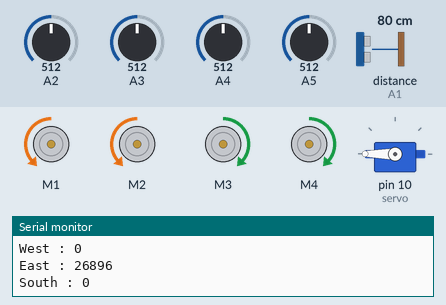
Bench run of a sketch on a simulated Arduino Uno, built with avr-gcc and run on an emulated ATmega328P. Parts: 4 × DC motor (green arrow = forward, orange = backward, longer = faster), servo, the last lines printed to the serial monitor. Wiring (inferred from the names in the program): ultrasonic range finder: trigger A0; echo A1. The test bench sets the inputs (shaded band); at power-on: A3 = 512, distance to the obstacle (sensor on A1) 80 cm, A5 = 512, A2 = 512, A4 = 512. The echo pulse lasts 58.3 µs per cm.

Above: at 1.2 s.
1.3 s: A3 set to 111
4.3 s: A3 set to 93
At 4.8 s:
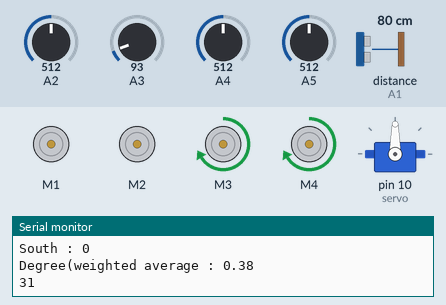
5.9 s: distance to the obstacle (sensor on A1) set to 45 cm
7.4 s: distance to the obstacle (sensor on A1) set to 38 cm
At 8.7 s:
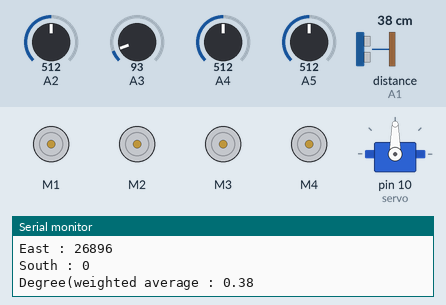
9.0 s: distance to the obstacle (sensor on A1) set to 60 cm
At 10.3 s:
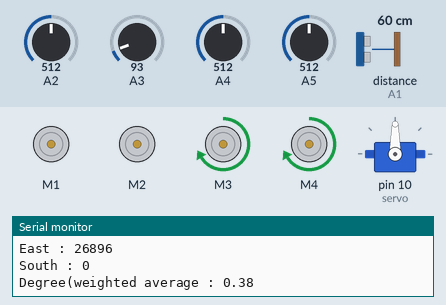
10.6 s: A5 set to 106
13.6 s: A5 set to 92
At 14.8 s:
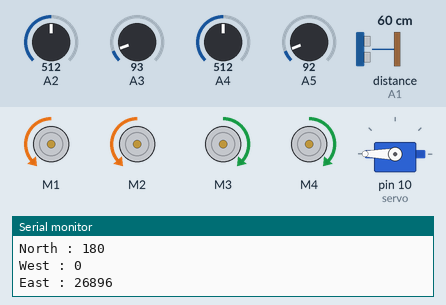
Timing chart, 0 to 16.5 s (numbered marks = the images above; inputs shaded):
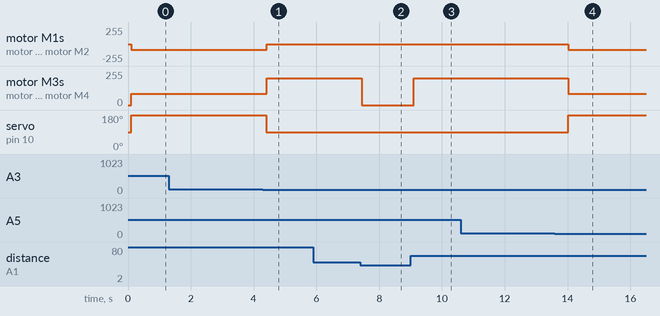

Measured:
- the behaviour switches between 101 and 100 on A3 (found by bisection; images 0 and 1)
- the behaviour switches between 41 and 40 cm on distance to the obstacle (sensor on A1) (found by bisection; images 1 and 2)
- the behaviour switches between 101 and 100 on A5 (found by bisection; images 3 and 4)
- after the input at 4.3 s, motor M1, motor M2: backward 85/255 → stopped after 0.12 s; motor M3, motor M4: forward 85/255 → forward 200/255 after 0.12 s; servo on pin 10 (servo): 180° → 90° after 0.11 s
- after the input at 7.4 s, motor M3, motor M4: forward 200/255 → stopped after 0.05 s
- after the input at 9.0 s, motor M3, motor M4: stopped → forward 200/255 after 0.11 s
- after the input at 13.6 s, motor M1, motor M2: stopped → backward 85/255 after 0.42 s; motor M3, motor M4: forward 200/255 → forward 85/255 after 0.42 s; servo on pin 10 (servo): 90° → 180° after 0.42 s

The sketch:

Main_code.ino
```cpp
#include <Wire.h>
#include <NewPing.h>
#include <AFMotor.h>
#include <Servo.h>

AF_DCMotor motorone(1, MOTOR12_64KHZ);
AF_DCMotor motortwo(2, MOTOR12_64KHZ);
AF_DCMotor motorthree(3, MOTOR12_64KHZ);
AF_DCMotor motorfour(4, MOTOR12_64KHZ);
Servo servo;

//GLOBAL VARIABLES//
int minValue = 200;
long distance = 0;
double aveDeg[3] = { -1, -1, -1};
const int trigPin = A0;
const int echoPin = A1;

void setup() {

  motorone.setSpeed(0);
  motortwo.setSpeed(0);
  motorthree.setSpeed(0);
  motorfour.setSpeed(0);

  Serial.begin(9600);

  servo.attach(10);
  servo.write(90);
}

void sonar() {
  int duration = 0;
  pinMode(trigPin, OUTPUT);
  digitalWrite(trigPin, LOW);
  delayMicroseconds(2);
  digitalWrite(trigPin, HIGH);
  delayMicroseconds(10);
  digitalWrite(trigPin, LOW);
  pinMode(echoPin, INPUT);
  duration = pulseIn(echoPin, HIGH);
  distance = microsecondsToInches(duration);
  duration = 0;
}

void stop() {
  motorone.run(RELEASE);
  motortwo.run(RELEASE);
  motorthree.run(RELEASE);
  motorfour.run(RELEASE);
}

long microsecondsToInches(long microseconds) {
  return microseconds / 74 / 2;
}

long microsecondsToCentimeters(long microseconds) {
  return microseconds / 29 / 2;
}

void changeSpeedSpecial(int degree) {
  if (degree == 0.00) {

    motorone.setSpeed(85);
    motortwo.setSpeed(85);
    motorthree.setSpeed(85);
    motorfour.setSpeed(85);
    //turn servo east and poll
    servo.write(180);
    delay(3);
    sonar();

    if (distance < 15) {
      stop();
      delay(50);
      return;
    }

    motorone.run(RELEASE);
    motortwo.run(RELEASE);
    motorthree.run(FORWARD);
    motorfour.run(FORWARD);
    motorone.run(BACKWARD);
    motortwo.run(BACKWARD);
    Serial.println("Left");

  } else if (degree == 180.00) {

    motorone.setSpeed(85);
    motortwo.setSpeed(85);
    motorthree.setSpeed(85);
    motorfour.setSpeed(85);
    //turn servo west and poll
    servo.write(0);
    delay(3);
    sonar();

    if (distance < 15) {
      stop();
      delay(50);
      return;
    }

    motorthree.run(RELEASE);
    motorfour.run(RELEASE);
    motorone.run(FORWARD);
    motortwo.run(FORWARD);
    motorthree.run(BACKWARD);
    motorfour.run(BACKWARD);

  } else {
    motorone.setSpeed(200);
    motortwo.setSpeed(200);
    motorthree.setSpeed(200 + 15);
    motorfour.setSpeed(200 + 15);
    //turn servo forward and poll
    servo.write(90);
    delay(1);
    sonar();

    if (distance < 15) {
      stop();
      delay(50);
      return;
    }

    motorone.run(FORWARD);
    motortwo.run(FORWARD);
    motorthree.run(FORWARD);
    motorfour.run(FORWARD);

  }
}

void changeSpeed(int degree) {
  int speedLeft = 200;
  int speedRight = 200;

  if (degree == -1.00) {
    stop();
    delay(50);
    return;
  } else if (degree > 90) { //if the person is to the left

    //turn servo north west and poll
    servo.write(90);
    delay(1);
    sonar();

    if (distance < 15) {
      stop();
      delay(50);
      return;
    }

    speedLeft -= floor(13 * (degree - 90)); //adjust motors on the left

    if (speedLeft < 0) {
      speedLeft = 0;
    }

  } else {//if the person is to the right or in front
    //turn servo north east and poll
    servo.write(90);
    delay(1);
    sonar();
    if (distance < 15) {
      stop();
      delay(50);
      return;
    }
    speedRight -= floor(13 * (90 - degree)); //adjust motors on the left
    if (speedRight < 0) {
      speedRight = 0;
    }
  }
  motorone.setSpeed(speedRight);
  motortwo.setSpeed(speedRight);
  motorthree.setSpeed(speedLeft);
  motorfour.setSpeed(speedLeft);
}

void onwards() {
  int west [180], south [180], east [180], north [180];
  int sum, sumWest, sumEast, sumNorth, sumSouth = 0;
  int minValue = 100;
  double degree, weightedAve = 0;

  for (int j; j < 180; j++) {
    west[j] = analogRead(4);
    south[j] = analogRead(5);
    east[j] = analogRead(2);
    north[j] = analogRead(3);
    //delay(1);
    if (west[j] <= minValue) {
      sumWest++;
    }
    if (east[j] <= minValue) {
      sumEast++;
    }
    if (north[j] <= minValue) {
      sumNorth++;
    }
    if (south[j] <= minValue) {
      sumSouth++;
    }
  }
  degree = 90.0;//90 because ¯\_(ツ)_/¯

  if ((sumWest <= 5 && sumEast <= 5 && sumNorth <= 5 && sumSouth <= 5 ) || (sumSouth != 0 && sumWest != 0 && sumEast != 0 && sumNorth != 0) ) { //device off
    //reset degree values
    degree = -1;
    //clear array because of no direction
    aveDeg[2] = -1;
    aveDeg[1] = -1;
    aveDeg[0] = -1;
    stop();
    delay(50);
    return;
  } else if (sumNorth > sumSouth && sumNorth > 20) {//detected something more north than south
    if (sumNorth > 100 && sumEast <= 1 && sumWest <= 1) { //north much greater
      //just go north
      degree = 90;
      //clear array because of direction change
      aveDeg[2] = -1;
      aveDeg[1] = -1;
      aveDeg[0] = -1;
    } else if (sumEast > sumWest) {//check if east is greater than west

      if (aveDeg[2] == 180) { //if just came from west
        aveDeg[2] = -1;//make the last value not count
      }

      degree = atan2(sumEast, sumNorth);//take the arctan of opposite over adjacent
      degree *= 180 / 3.1415; //convert to degrees
      degree = 90 - degree;//adjust to find the new angle

    } else { //east is not bigger, use west

      if (aveDeg[2] == 0) { //if just came from east
        aveDeg[2] = -1;//make the last value not count
      }

      degree = atan2(sumWest, sumNorth);//take arctan of opposite over adjacent on left side(if degree = 0 after,then north has value and east and west are 0)
      degree *= 180 / 3.1415; //convert (if 0, will still be 0)
      degree += 90;//adjust degree to new angle
    }
  }
  //detected something more south, check east vs west
  else if (sumEast > sumWest) {//east has greater value than west
    degree = 0;
  } else { //west has the greater value than east
    //clear array because of direction change
    if (sumWest > 20) {
      degree = 180;
    } else if (aveDeg[2] == 0) {
      degree = 0;
    } else {
      degree = 180;
    }
  }
  //if (degree != 90.00 && degree != 0.00 && degree != 180.00) {
  //shift values
  aveDeg[0] = aveDeg[1];
  aveDeg[1] = aveDeg[2];
  aveDeg[2] = degree;

  //declare variables for running average
  sum = 0;
  weightedAve = 0;

  //find the valid values and add them to the average;
  for (int j = 0; j < 3; j++) {
    if (aveDeg[j] != -1) {
      weightedAve += aveDeg[j];
      sum++;
    }
  }

  //weight the last value by x3
  if (aveDeg[2] != -1) {
    weightedAve += aveDeg[2] * 2;
    sum += 2;
  }

  //check to see if any values were valid and then average the values
  if (sum != 0) {
    weightedAve /= sum;
  }
  if (weightedAve != 90.00 && weightedAve != 0.00 && weightedAve != 180.00) {
    Serial.print("North : ");
    Serial.println(sumNorth);
    Serial.print("West : ");
    Serial.println(sumWest);
    Serial.print("East : ");
    Serial.println(sumEast); +
    Serial.print("South : ");
    Serial.println(sumSouth);
    Serial.print("Degree(weighted average : ");
    Serial.println(weightedAve);
    Serial.println("");

    changeSpeed(weightedAve);
    motorone.run(FORWARD);
    motortwo.run(FORWARD);
    motorthree.run(FORWARD);
    motorfour.run(FORWARD);
  } else {
    Serial.print("North : ");
    Serial.println(sumNorth);
    Serial.print("West : ");
    Serial.println(sumWest);
    Serial.print("East : ");
    Serial.println(sumEast);
    Serial.print("South : ");
    Serial.println(sumSouth);
    Serial.print("Degree(weighted average) : ");
    Serial.println(degree);
    Serial.println("");
    changeSpeedSpecial(weightedAve);
  }

  //reset sums
  sumWest = 0;
  sumEast = 0;
  sumNorth = 0;
  sumSouth = 0;
}

void loop() {
  sonar();
  if (distance > 15) {
    Serial.println(distance);
    onwards();
  } else {
    stop();
  }
}
```
